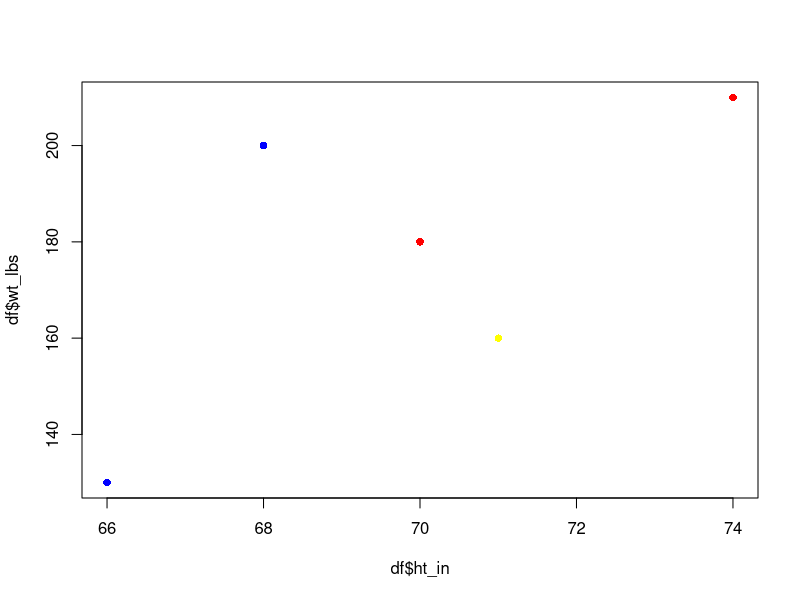

Generate this figure with R:
# R Script 02 =================================
# Create some data
age <- c(34, 23, 54, 38, 40)
ht_in <- c(66, 71, 74, 70, 68)
wt_lbs <- c(130, 160, 210, 180, 200)
bmi <- (703 * wt_lbs) / ((ht_in) * (ht_in))
favColor <- c("blue","yellow","red","red","blue")
bmi_gt30 <- bmi > 30

# What type of data is bmi?
class(bmi)

# What type of data is bmi_gt30?
class(bmi_gt30)

# What type of data is favColor?
class(favColor)

# let's put these together
# in a data.frame
df <- data.frame(age,
                 favColor,
                 ht_in,
                 wt_lbs,
                 bmi,
                 bmi_gt30)

# look at it
df

# look at it in the viewer
View(df)

# or click on it in GLOBAL ENVIRONMENT viewer

# get details
str(df)
dim(df)

# look at top 6 rows which is whole dataset
head(df)

# loo at bottom 2 rows
tail(df, 2)

# select a the age column, get the mean
mean(df$age)

# mean() function is in the base package
help(mean)

# how would you find the median of age?
# hint help(median)
median(age)


# what about the standard deviation of age?
# click on Packages, find stats package
# in stats package, type in "standard" to find sd()
sd(age)



# plot x=ht_in and y=wt_lbs
# plot both
# plot favorite colors
plot(x=df$ht_in, 
     y=df$wt_lbs, 
     pch=16,
     col = df$favColor)

# pch is plotting character
# learn more, help(points)


# take a quick look at your session
sessionInfo()

